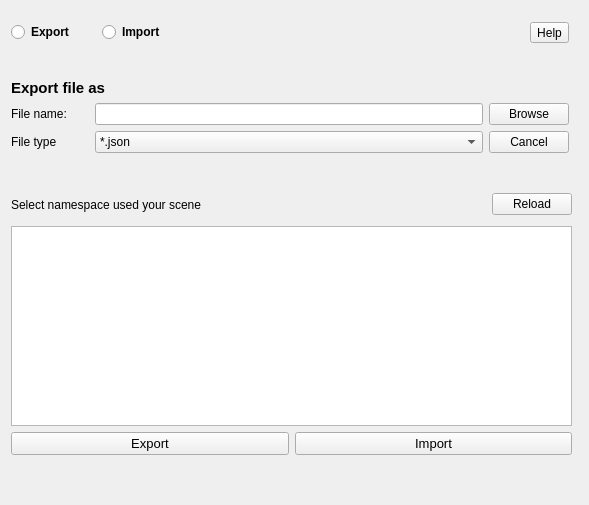
<?xml version="1.0" encoding="UTF-8"?>
<ui version="4.0">
 <class>Form</class>
 <widget class="QWidget" name="Form">
  <property name="geometry">
   <rect>
    <x>0</x>
    <y>0</y>
    <width>589</width>
    <height>505</height>
   </rect>
  </property>
  <property name="windowTitle">
   <string>Form</string>
  </property>
  <widget class="QWidget" name="layoutWidget">
   <property name="geometry">
    <rect>
     <x>11</x>
     <y>189</y>
     <width>561</width>
     <height>266</height>
    </rect>
   </property>
   <layout class="QVBoxLayout" name="verticalLayout_2" stretch="1,7,1">
    <item>
     <layout class="QHBoxLayout" name="horizontalLayout_3" stretch="3,4,1">
      <item>
       <widget class="QLabel" name="selectnamespace_label">
        <property name="text">
         <string>Select namespace used your scene</string>
        </property>
       </widget>
      </item>
      <item>
       <spacer name="horizontalSpacer">
        <property name="orientation">
         <enum>Qt::Orientation::Horizontal</enum>
        </property>
        <property name="sizeHint" stdset="0">
         <size>
          <width>288</width>
          <height>31</height>
         </size>
        </property>
       </spacer>
      </item>
      <item>
       <widget class="QPushButton" name="reload_pushButton">
        <property name="text">
         <string>Reload</string>
        </property>
       </widget>
      </item>
     </layout>
    </item>
    <item>
     <widget class="QListWidget" name="namespace_listWidget"/>
    </item>
    <item>
     <layout class="QHBoxLayout" name="horizontalLayout_4" stretch="1,1">
      <item>
       <widget class="QPushButton" name="export_pushButton">
        <property name="font">
         <font>
          <pointsize>10</pointsize>
          <bold>false</bold>
         </font>
        </property>
        <property name="text">
         <string>Export</string>
        </property>
       </widget>
      </item>
      <item>
       <widget class="QPushButton" name="import_pushButton">
        <property name="font">
         <font>
          <pointsize>10</pointsize>
          <bold>false</bold>
         </font>
        </property>
        <property name="text">
         <string>Import</string>
        </property>
       </widget>
      </item>
     </layout>
    </item>
   </layout>
  </widget>
  <widget class="QWidget" name="layoutWidget">
   <property name="geometry">
    <rect>
     <x>11</x>
     <y>22</y>
     <width>558</width>
     <height>161</height>
    </rect>
   </property>
   <layout class="QVBoxLayout" name="verticalLayout">
    <item>
     <layout class="QHBoxLayout" name="horizontalLayout_5" stretch="1,1,4,0">
      <item>
       <widget class="QRadioButton" name="export_radioButton">
        <property name="font">
         <font>
          <pointsize>9</pointsize>
          <bold>true</bold>
         </font>
        </property>
        <property name="text">
         <string>Export</string>
        </property>
       </widget>
      </item>
      <item>
       <widget class="QRadioButton" name="import_radioButton">
        <property name="font">
         <font>
          <pointsize>9</pointsize>
          <bold>true</bold>
         </font>
        </property>
        <property name="text">
         <string>Import</string>
        </property>
       </widget>
      </item>
      <item>
       <spacer name="horizontalSpacer_2">
        <property name="orientation">
         <enum>Qt::Orientation::Horizontal</enum>
        </property>
        <property name="sizeHint" stdset="0">
         <size>
          <width>40</width>
          <height>20</height>
         </size>
        </property>
       </spacer>
      </item>
      <item>
       <widget class="QToolButton" name="help_toolButton">
        <property name="text">
         <string>Help</string>
        </property>
       </widget>
      </item>
     </layout>
    </item>
    <item>
     <spacer name="verticalSpacer_2">
      <property name="orientation">
       <enum>Qt::Orientation::Vertical</enum>
      </property>
      <property name="sizeHint" stdset="0">
       <size>
        <width>556</width>
        <height>13</height>
       </size>
      </property>
     </spacer>
    </item>
    <item>
     <widget class="QLabel" name="subttitle_label">
      <property name="font">
       <font>
        <pointsize>11</pointsize>
        <bold>true</bold>
       </font>
      </property>
      <property name="text">
       <string>Export file as</string>
      </property>
     </widget>
    </item>
    <item>
     <layout class="QHBoxLayout" name="horizontalLayout" stretch="1,0,6,1">
      <item>
       <widget class="QLabel" name="filename_label">
        <property name="text">
         <string>File name:</string>
        </property>
       </widget>
      </item>
      <item>
       <spacer name="filename_horizontalSpacer">
        <property name="orientation">
         <enum>Qt::Orientation::Horizontal</enum>
        </property>
        <property name="sizeHint" stdset="0">
         <size>
          <width>13</width>
          <height>17</height>
         </size>
        </property>
       </spacer>
      </item>
      <item>
       <widget class="QLineEdit" name="filename_lineEdit"/>
      </item>
      <item>
       <widget class="QPushButton" name="browse_pushButton">
        <property name="text">
         <string>Browse</string>
        </property>
       </widget>
      </item>
     </layout>
    </item>
    <item>
     <layout class="QHBoxLayout" name="horizontalLayout_2" stretch="1,0,6,1">
      <item>
       <widget class="QLabel" name="filetype_label">
        <property name="text">
         <string>File type</string>
        </property>
       </widget>
      </item>
      <item>
       <spacer name="filetype_horizontalSpacer">
        <property name="orientation">
         <enum>Qt::Orientation::Horizontal</enum>
        </property>
        <property name="sizeHint" stdset="0">
         <size>
          <width>13</width>
          <height>17</height>
         </size>
        </property>
       </spacer>
      </item>
      <item>
       <widget class="QComboBox" name="filetype_comboBox">
        <item>
         <property name="text">
          <string>*.json</string>
         </property>
        </item>
       </widget>
      </item>
      <item>
       <widget class="QPushButton" name="cancel_pushButton">
        <property name="text">
         <string>Cancel</string>
        </property>
       </widget>
      </item>
     </layout>
    </item>
    <item>
     <spacer name="verticalSpacer">
      <property name="orientation">
       <enum>Qt::Orientation::Vertical</enum>
      </property>
      <property name="sizeHint" stdset="0">
       <size>
        <width>556</width>
        <height>22</height>
       </size>
      </property>
     </spacer>
    </item>
   </layout>
  </widget>
 </widget>
 <resources/>
 <connections/>
</ui>
